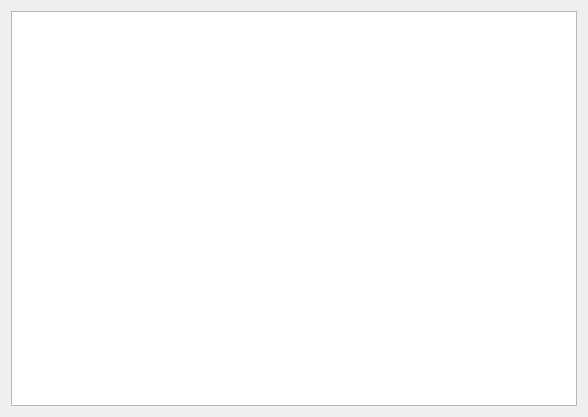
<?xml version="1.0" encoding="UTF-8"?>
<ui version="4.0">
 <class>Form</class>
 <widget class="QWidget" name="Form">
  <property name="geometry">
   <rect>
    <x>0</x>
    <y>0</y>
    <width>588</width>
    <height>417</height>
   </rect>
  </property>
  <property name="windowTitle">
   <string>Form</string>
  </property>
  <layout class="QGridLayout" name="gridLayout">
   <item row="0" column="0">
    <widget class="QPlainTextEdit" name="plainTextEdit"/>
   </item>
  </layout>
 </widget>
 <resources/>
 <connections/>
</ui>
